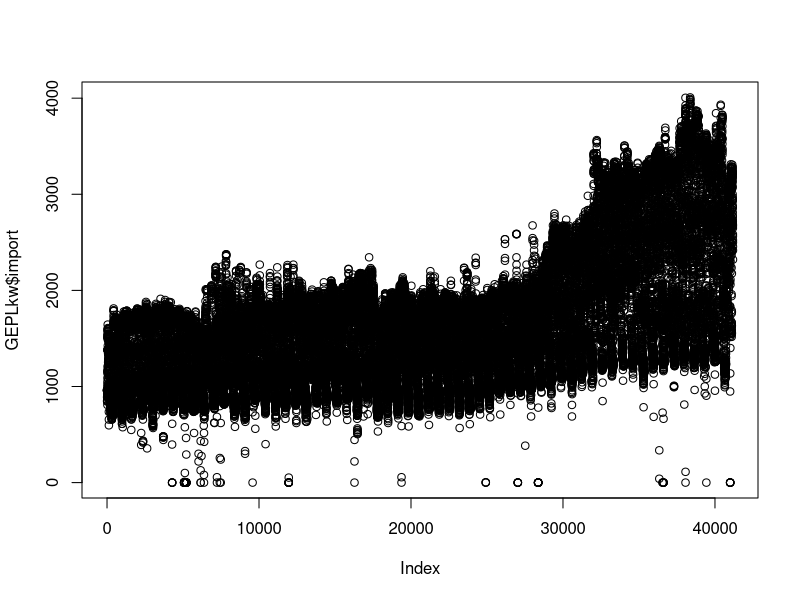

Recreate this plot in R. (Note: this script raises an error after producing the figure.)
#getwd() will give you the current working directory
#To set the working directory, go to Sessions -> Select Working Directory -> Choose Directory
#Browse for the appropriate directory
#To read the csv file, data<- read.csv("import values.csv", head=TRUE)
# to get any column, print(data$import)

#Before executing this script it is very important to set the working directory where
#CSV file is located 

#install.packages(forecast)
library(tseries)
library(forecast)
GEPLkw<-read.csv("import values.csv", head = TRUE)
summary(GEPLkw)
head(GEPLkw)
tail(GEPLkw)
options(max.print = 420000)  #This is to set the limit on your data
GEPLkw

plot(GEPLkw$import)
locator()

selectPt <- fhs(givenData)
acf(input_data$import)
pacf(input_data$import)
dimport<-diff(input_data$import)
plot(dimport, xlab = "Time", ylab = "Out")
dimport
#print dimport[1]
input_data1<-ts(input_data$import, frequency = 5)
options(max.print = 42000)
#input_data1<-ts(input_data1$import, frequency = 5)
input_data1
